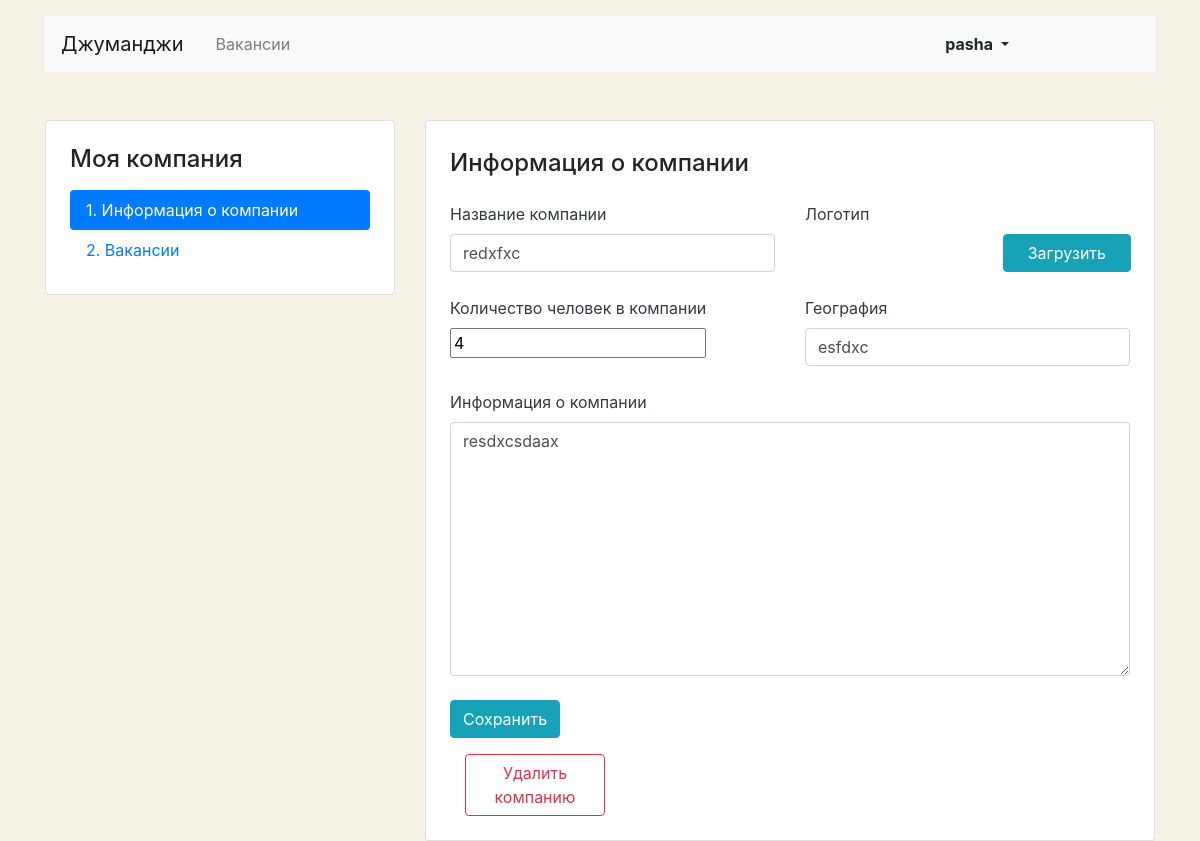
The page /mycompany/ (signed in) on the database as committed earlier.
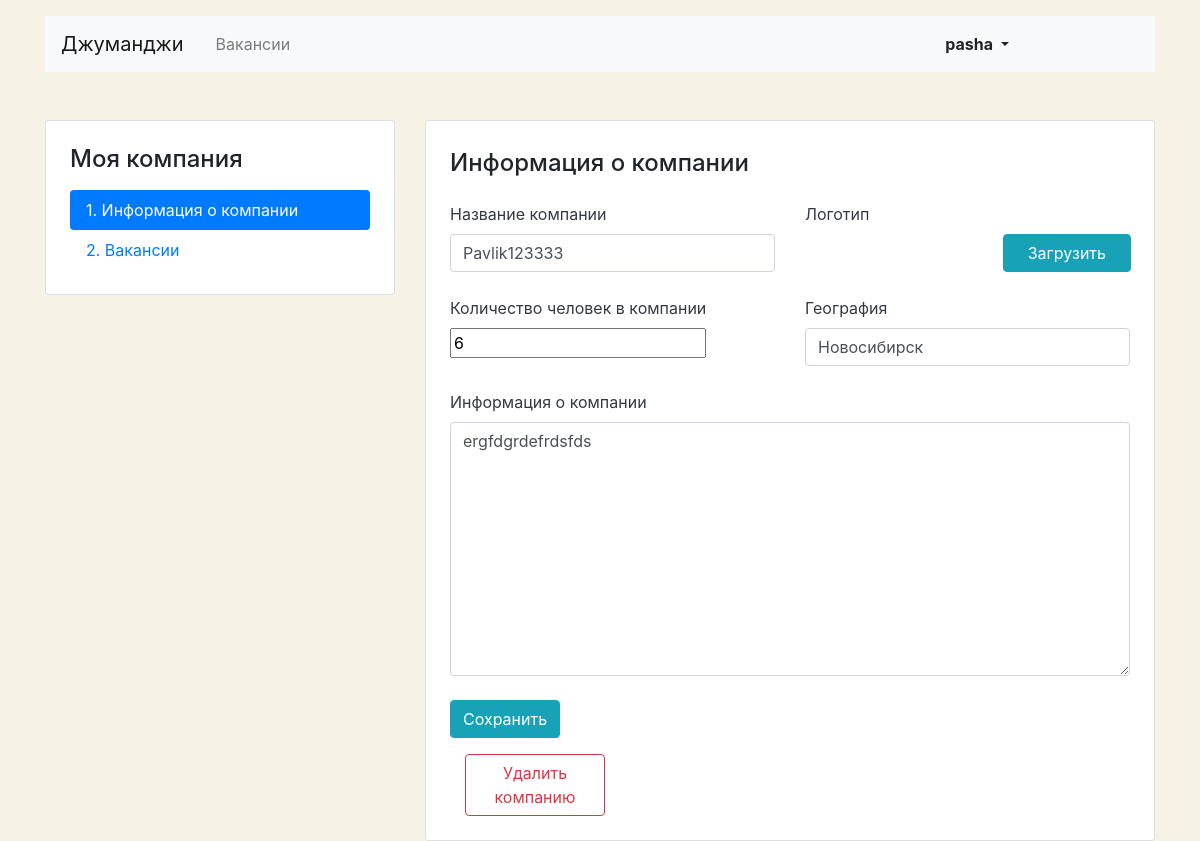
The same page on the database as committed later.
### Jobs/models.py (models this page shows, shortened)
class Company(models.Model):
    name = models.CharField(max_length=64)
    location = models.CharField(max_length=64)
    logo = models.ImageField(upload_to=MEDIA_COMPANY_IMAGE_DIR, default='https://place-hold.it/100x60')
    description = models.TextField()
    employee_count = models.PositiveIntegerField()
    owner = models.OneToOneField('User', on_delete=models.CASCADE)

### Jobs/companies/views.py (the view, shortened to what this page needs)
# urls.py: path('', my_company, name='my_company'),
@login_required(login_url=reverse_lazy('login'))
def my_company(request):
    if request.method == 'GET':
        company = Company.objects.filter(owner=request.user).first()
        if company:
            data = {
                'name': company.name,
                'location': company.location,
                'description': company.description,
                'employee_count': company.employee_count
            }
            form = CompanyCreateForm(initial=data)
            return render(request, 'companies/company_update.html', context={'form': form})

### JorbJobs/templates/companies/company_update.html (shortened to what this page needs)
{% extends 'base.html' %}
{% block content %}
    <div class="row mt-5">
      <div class="col-12 col-lg-4">
        <aside class="pt-3 pb-4 px-4 mb-5 card">
          <h1 class="h4 pt-2 pb-2">Моя компания</h1>
          <div class="nav flex-column nav-pills">
            <a class="nav-link active" href="#">1. Информация о&nbsp;компании</a>
            <a class="nav-link" href="{% url 'company_vacancies' %}">2. Вакансии</a>
          </div>
        </aside>
      </div>
      <div class="col-12 col-lg-8">
        <div class="card">
          <div class="card-body px-4 pb-4">
            <section class="tab-pane fade show active">
              <h2 class="h4 pt-2 pb-3">Информация о&nbsp;компании</h2>
              <form action="{% url 'my_company' %}" method="post" enctype="multipart/form-data" novalidate>
                <div class="row">
                  <div class="col-12 col-md-6">
                    <div class="form-group pb-2">
                      <label class="mb-2 text-dark" for="{{ form.name.id_for_label }}">Название компании</label>
                      {{ form.name }}
                    </div>
                  </div>
                  <div class="col-12 col-md-6">
                    <div class="form-group">
                      <label class="mb-2 text-dark" for="{{form.logo.id_for_label}}">Логотип</label>
                      <div class="row align-items-center">
                        <div class="col-6">
                        </div>
                        <div class="col-6" style="position: relative;">
                          <div class="input-group-prepend" style="position: absolute; top: 0;right: 15px;">
                            <label class="btn btn-info px-4" for="{{ form.logo.id_for_label }}" >Загрузить</label>
                          </div>
                          <div class="custom-file" style="">
                          </div>
                        </div>
                      </div>
                    </div>
                  </div>
                </div>
                <div class="row">
                  <div class="col-12 col-md-6">
                    <div class="form-group pb-2">
                      <label class="mb-2 text-dark" for="{{ form.employee_count.id_form_label }}">Количество человек в компании</label>
                      {{ form.employee_count }}
                    </div>
                  </div>
                  <div class="col-12 col-md-6">
                    <div class="form-group pb-2">
                      <label class="mb-2 text-dark" for="{{ form.location.id_for_label }}">География</label>
                      {{ form.location }}
                    </div>
                  </div>
                </div>
                <div class="form-group pb-2">
                  <label class="mb-2 text-dark" for="{{form.description.id_for_label}}">Информация о&nbsp;компании</label>
                  {{ form.description }}
                </div>
                <div class="form-group">
                  <input type="submit" class="btn btn-info" value="Сохранить">
                </div>
                <div class=" col-md-4 col-lg-3 d-flex align-items-end">
                  <a href="{% url 'company_delete' %}" class="btn align-items-start btn-outline-danger">Удалить компанию</a>
                </div>
              </form>
            </section>
          </div>
        </div>
      </div>
    </div>
{% endblock %}

Rows that differ between the two databases and show on the page:
removed Company: name "redxfxc", employee_count "4", location "esfdxc", description "resdxcsdaax"
added Company: name "Pavlik123333", employee_count "6", location "Новосибирск", description "ergfdgrdefrdsfds"
